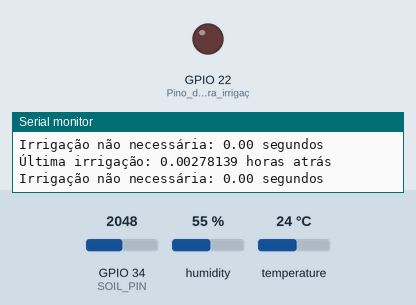
Recording of a program running on a simulated ESP32. Shown: output pins drawn as LEDs (lit = HIGH), the last lines printed to the serial monitor. The inputs (shaded band) are chosen by the test bench; at power-on: humidity 55 %, GPIO 34 (SOIL_PIN) = 2048, temperature 24 °C. WiFi joins after 1.5 s; servers stay silent unless stated; the local clock reads 2024-03-15 10:24:30 at power-on unless the program sets it.

Above: at 10.8 s.
10.9 s: humidity set to 34 %
18.4 s: humidity set to 31 %
At 20.5 s:
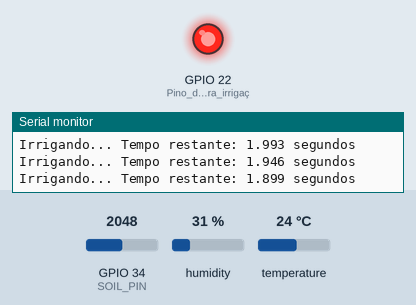
31.4 s: humidity set to 40 %
At 33.3 s:
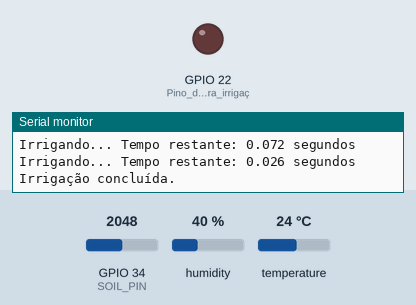
Timing chart, 0 to 34.8 s (numbered marks = the images above; inputs shaded):
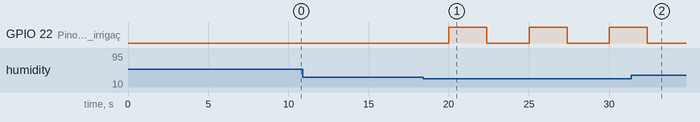

Measured:
- the behaviour switches between 33 and 32 % on humidity (found by bisection; images 0 and 1)
- after the input at 18.4 s, GPIO 22 (Pino_do_relé_para_irrigaç): alternates HIGH for 2.4 s and LOW for 2.6 s, starting after 1.6 s
- after the input at 31.4 s, GPIO 22 (Pino_do_relé_para_irrigaç): goes on until 32.4 s, then stays LOW

The program:

main.cpp
```cpp
#include <WiFi.h>
#include <WebServer.h>
#include <ArduinoJson.h>
#include <DHTesp.h>

// Wi-Fi
const char *ssid = "Teste HTTP";
const char *password = "123teste";

extern float computeIrrigationTime(float temp, float humAir, float humSoil, float hours);

// IP fixo
IPAddress local_IP(192, 168, 79, 123);
IPAddress gateway(192, 168, 79, 1);
IPAddress subnet(255, 255, 255, 0);

// Sensores
#define DHT_PIN 21
#define SOIL_PIN 34
// #define SOIL_PIN 34

DHTesp dht;
WebServer server(80);

// Histórico
const int TAM_HISTORICO = 120;
String horarios[TAM_HISTORICO];
float historicoUmi[TAM_HISTORICO];
float historicoUmiAr[TAM_HISTORICO];
float historicoTemp[TAM_HISTORICO];

float umidadeSolo = 0.0;
float temperatura = 0.0;
float umidadeAr = 0.0;
int indice = 0;

bool irrigando = false;
unsigned long inicioIrrigacao = 0;
float tempoIrrigacao = 0.0;

unsigned long ultimaLeitura = 0;
unsigned long ultimaIrrigacao = 0;
const unsigned long intervaloLeitura = 5000;

String getHoraAtual()
{
  time_t now = time(nullptr);
  struct tm *t = localtime(&now);
  char buffer[6];
  strftime(buffer, sizeof(buffer), "%H:%M", t);
  return String(buffer);
}

void lerSensores()
{
  TempAndHumidity th = dht.getTempAndHumidity();

  if (!isnan(th.temperature) && !isnan(th.humidity))
  {
    int leituraBruta = analogRead(SOIL_PIN);
    umidadeSolo = map(leituraBruta, 4095, 0, 0, 100);
    umidadeAr = th.humidity;
    temperatura = th.temperature;

    if (umidadeSolo >= 0 && umidadeSolo <= 100)
    {
      if (indice >= TAM_HISTORICO)
        indice = 0;

      historicoTemp[indice] = temperatura;
      historicoUmiAr[indice] = umidadeAr;
      historicoUmi[indice] = umidadeSolo;
      horarios[indice] = getHoraAtual();
      indice++;
    }
  }
}

void handleUmidade()
{
  DynamicJsonDocument doc(1024);
  JsonArray root = doc.to<JsonArray>();
  JsonArray header = root.createNestedArray();
  header.add("Horário");
  header.add("Umidade");

  for (int i = 0; i < TAM_HISTORICO; i++)
  {
    if (horarios[i] == "")
      continue;
    JsonArray linha = root.createNestedArray();
    linha.add(horarios[i]);
    linha.add(historicoUmi[i]);
  }

  String json;
  serializeJson(doc, json);
  server.sendHeader("Access-Control-Allow-Origin", "*");
  server.send(200, "application/json", json);
}

void handleTemperatura()
{
  DynamicJsonDocument doc(1024);
  JsonArray root = doc.to<JsonArray>();
  JsonArray header = root.createNestedArray();
  header.add("Horário");
  header.add("Temperatura");

  for (int i = 0; i < TAM_HISTORICO; i++)
  {
    if (horarios[i] == "")
      continue;
    JsonArray linha = root.createNestedArray();
    linha.add(horarios[i]);
    linha.add(historicoTemp[i]);
  }

  String json;
  serializeJson(doc, json);
  server.sendHeader("Access-Control-Allow-Origin", "*");
  server.send(200, "application/json", json);
}

void setup()
{
  Serial.begin(9600);
  dht.setup(DHT_PIN, DHTesp::DHT22);
  analogSetPinAttenuation(SOIL_PIN, ADC_11db);

  pinMode(22, OUTPUT); // Pino do relé para irrigação
  digitalWrite(22, LOW); // Desliga a irrigação

  configTime(-3 * 3600, 0, "pool.ntp.org", "time.nist.gov");

  if (!WiFi.config(local_IP, gateway, subnet))
  {
    Serial.println("Falha IP fixo");
  }

  WiFi.begin(ssid, password);
  //while (WiFi.status() != WL_CONNECTED)
  while(0)
  {
    delay(500);
    Serial.print(".");
  }

  Serial.println("\nWi-Fi conectado!");
  Serial.print("IP: ");
  Serial.println(WiFi.localIP());

  server.on("/umidade", handleUmidade);
  server.on("/temperatura", handleTemperatura);
  server.begin();

  Serial.println("Servidor HTTP iniciado");
}

void loop()
{
  //server.handleClient();

  if (millis() - ultimaLeitura > intervaloLeitura)
  {
    ultimaLeitura = millis();
    lerSensores();

    if (!irrigando)
    {                                        // Liga a irrigação
      float delta = (float)(millis() - ultimaIrrigacao) / 3600000.0; // horas desde a última irrigação
      Serial.printf("Última irrigação: %.8f horas atrás\n\r", delta);

      delta = 24;

      float tempoIrr = computeIrrigationTime(temperatura, umidadeSolo, umidadeAr, delta);
      if (tempoIrr > 2)
      {
        irrigando = true;
        inicioIrrigacao = millis();
        tempoIrrigacao = tempoIrr;
        digitalWrite(22, HIGH); // Liga a irrigação
        Serial.printf("Irrigação necessária: %.2f segundos\n\r", tempoIrr);
      }
      else
      {
        Serial.printf("Irrigação não necessária: %.2f segundos\n\r", tempoIrr);
      }
    }
  }

  if (irrigando)
  {
    if (millis() - inicioIrrigacao >= tempoIrrigacao * 1000)
    {
      irrigando = false;
      digitalWrite(22, LOW); // Liga a irrigação
      ultimaIrrigacao = millis();
      Serial.println("Irrigação concluída.");
    }
    else
    {
      float tempoRestante = inicioIrrigacao + tempoIrrigacao * 1000 - millis();
      Serial.printf("Irrigando... Tempo restante: %0.3f segundos\n\r", tempoRestante / 1000);
    }
  }
}
```

fuzzy.cpp
```cpp
#include <cmath>
#include <algorithm>
#include <array>

//---- parâmetros dos universos ----
// Ajuste TAM_UNIV_X conforme necessidade de discretização
constexpr int TAM_UNIV_TIME = 101; // 0…100

// Centroides aproximados dos conjuntos de saída
constexpr float CENTROID_FECHADO = 0.0f;
constexpr float CENTROID_POUCOS = (0 + 3 + 5) / 3.0f;  // ≃ 2.67
constexpr float CENTROID_MEDIO = (4 + 6 + 8) / 3.0f;   // ≃ 6.0
constexpr float CENTROID_MUITOS = (7 + 9 + 10) / 3.0f; // ≃ 8.67

//---- funções de pertinência ----
float trapmf(float x, float a, float b, float c, float d)
{
   if (x <= a || x >= d)
      return 0.0f;
   if (x <= b)
      return (x - a) / (b - a);
   if (x >= c)
      return (d - x) / (d - c);
   return 1.0f;
}

float trimf(float x, float a, float b, float c)
{
   if (x <= a || x >= c)
      return 0.0f;
   if (x == b)
      return 1.0f;
   if (x < b)
      return (x - a) / (b - a);
   // x > b
   return (c - x) / (c - b);
}

float gaussmf(float x, float mean, float sigma)
{
   float u = (x - mean) / sigma;
   return std::exp(-0.5f * u * u);
}

//---- computa o tempo de irrigação fuzzy ----
float computeIrrigationTime(float temp, float humAir, float humSoil, float hours)
{
   // 1) graus de pertinência das entradas
   float T_low = trapmf(temp, 0, 0, 12, 18);
   float T_opt = trapmf(temp, 15, 20, 30, 35);
   float T_high = trapmf(temp, 30, 40, 50, 50);

   float UA_low = trapmf(humAir, 0, 0, 20, 35);
   float UA_opt = trapmf(humAir, 30, 40, 60, 70);
   float UA_high = trapmf(humAir, 65, 80, 100, 100);

   float US_dry = trapmf(humSoil, 0, 0, 30, 40);
   float US_opt = trapmf(humSoil, 30, 40, 60, 70);
   float US_wet = trapmf(humSoil, 70, 80, 100, 100);

   float HR_recent = trapmf(hours, 0, 0, 12, 22);
   float HR_optimal = gaussmf(hours, 20, 5);
   float HR_prolonged = trapmf(hours, 26, 40, 50, 50);

   // 2) avaliação das regras (min = AND; max = OR)
   // r1: if recent → fechado
   float r1 = HR_recent;

   // r2: if optimal & dry → poucos
   float r2 = std::min(HR_optimal, US_dry);

   // r3: if prolonged & dry → medio
   float r3 = std::min(HR_prolonged, US_dry);

   // r4a: prolonged & optimal-soil & high temp & low air → poucos
   float r4a = std::min({HR_prolonged, US_opt, T_high, UA_low});

   // r4b: optimal & dry & high temp & low air → medio
   float r4b = std::min({HR_optimal, US_dry, T_high, UA_low});

   // r4c: optimal & dry & optimal temp & optimal air → poucos
   float r4c = std::min({HR_optimal, US_dry, T_opt, UA_opt});

   // r5: if soil optimal or wet → fechado
   float r5 = std::max(US_opt, US_wet);

   // 3) agregação das saídas: pega o máximo grau para cada termo
   float grau_fechado = std::max(r1, r5);
   float grau_poucos = std::max(r2, std::max(r4a, r4c));
   float grau_medio = std::max(r3, r4b);
   float grau_muitos = 0.0f;

   // 4) defuzzificação pelo centróide (método peso médio)
   float somaPesos = grau_fechado * CENTROID_FECHADO + grau_poucos * CENTROID_POUCOS + grau_medio * CENTROID_MEDIO + grau_muitos * CENTROID_MUITOS;

   float somaGrau = grau_fechado + grau_poucos + grau_medio + grau_muitos;

   if (somaGrau <= 0.0f)
      return 0.0f;
   return somaPesos / somaGrau;
}
```
